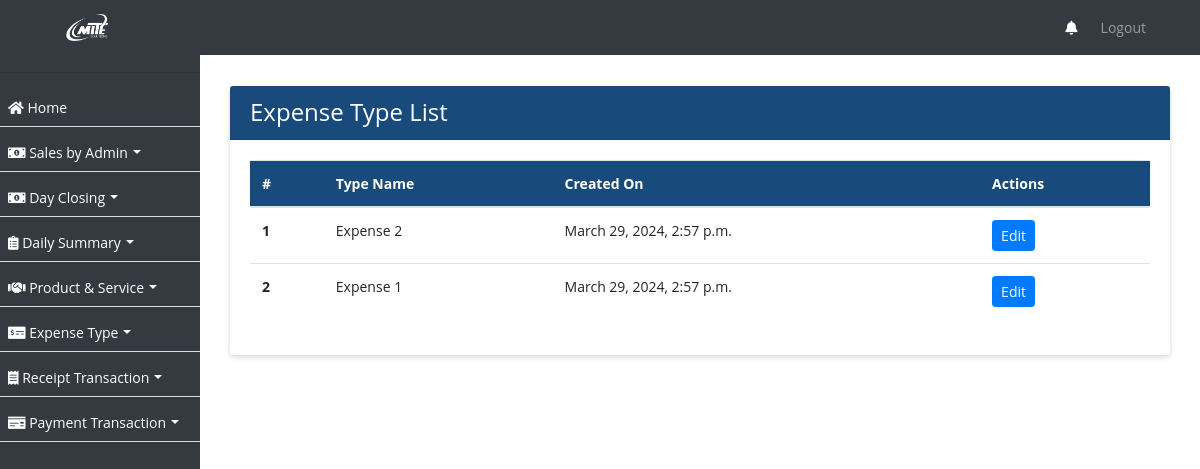
The page /expense-type/ on the database as committed earlier.
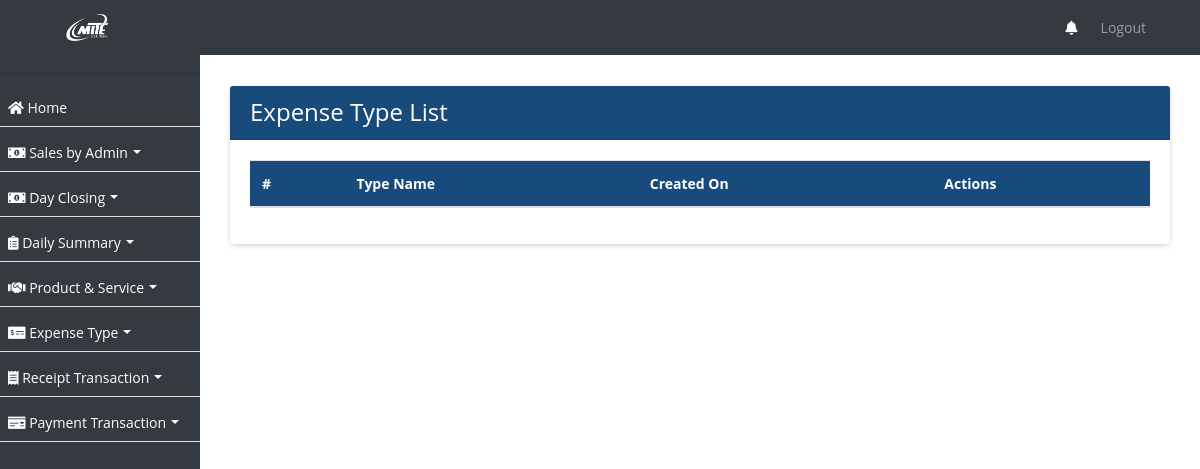
The same page on the database as committed later.
### ezshopapp/models.py (models this page shows, shortened)
class ExpenseType(models.Model):
    name = models.CharField(max_length=255)
    created_on = models.DateTimeField(auto_now_add=True, null=True)

### ezshopapp/views.py (the view)
# urls.py: path('expense-type/', ExpenseTypeListView.as_view(), name='expense_type_list'),
class ExpenseTypeListView(ListView):
    model = ExpenseType
    template_name = 'expense_type_list.html'
    def get_queryset(self):
        return ExpenseType.objects.order_by('-created_on')

### ezshopapp/templates/expense_type_list.html (shortened to what this page needs)
{% extends 'base.html' %}
{% block content %}
<div class="container">
  <div class="card">
    <div class="card-header">
      <h4 class="mb-0">Expense Type List</h4>
    </div>
    <div class="card-body">
  <table class="table">
    <thead>
      <tr>
        <th scope="col">#</th>
        <th scope="col">Type Name</th>
        <th scope="col">Created On</th>
        <th scope="col">Actions</th>
      </tr>
    </thead>
    <tbody>
      {% for expense_type in object_list %}
        <tr>
          <th scope="row">{{ forloop.counter }}</th>
          <td>{{ expense_type.name }}</td>
          <td>{{ expense_type.created_on }}</td>
          <td>
            <a href="{% url 'edit_expense_type' expense_type.id %}" class="btn btn-primary btn-sm">Edit</a>
          </td>
        </tr>
      {% endfor %}
    </tbody>
  </table>
</div>
</div>
</div>
{% endblock %}

Rows that differ between the two databases and show on the page:
removed ExpenseType: name "Expense 2", created_on "March 29, 2024, 2:57 p.m."
removed ExpenseType: name "Expense 1", created_on "March 29, 2024, 2:57 p.m."
